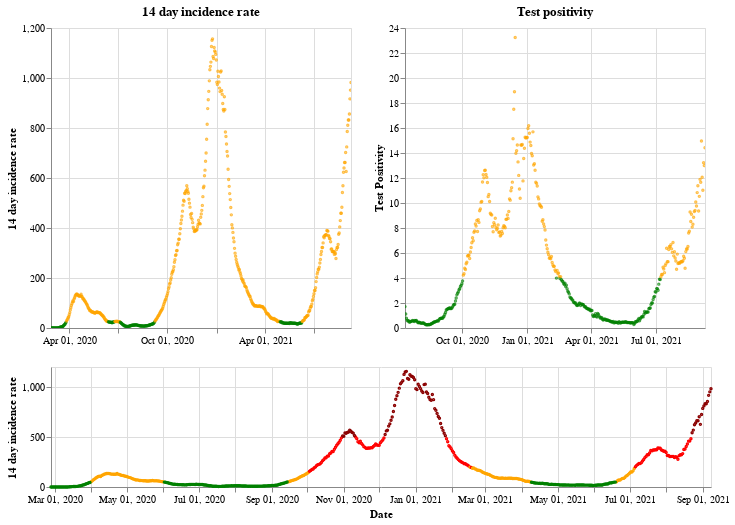

Notebook code for this chart:
### Markdown cell above
## Wales

### Code cell
plot_traffic_light('Wales')

### Figure 1 — Vega-Lite specification as saved in the notebook (floating-point values rounded to 4 significant figures; data arrays with more than 128 entries replaced by an {"elided": "..."} marker saying what was removed)
{"config": {"view": {"continuousWidth": 400, "continuousHeight": 300}}, "vconcat": [{"hconcat": [{"mark": {"type": "point", "size": 2}, "encoding": {"color": {"condition": {"value": "green", "test": "(datum.twoWeeklyCasesRate <= 25)"}, "value": "orange"}, "tooltip": [{"type": "nominal", "field": "areaName"}, {"type": "temporal", "field": "date"}, {"type": "quantitative", "field": "twoWeeklyCasesRate"}, {"type": "quantitative", "field": "testPositivity"}], "x": {"type": "temporal", "axis": {"title": ""}, "field": "date", "scale": {"domain": {"selection": "DateBrush"}}, "timeUnit": "yearmonthdate"}, "y": {"type": "quantitative", "axis": {"title": "14 day incidence rate"}, "field": "twoWeeklyCasesRate"}}, "title": "14 day incidence rate", "width": 300}, {"mark": {"type": "point", "size": 2}, "encoding": {"color": {"condition": {"value": "green", "test": "(datum.testPositivity <= 4)"}, "value": "orange"}, "tooltip": [{"type": "nominal", "field": "areaName"}, {"type": "temporal", "field": "date"}, {"type": "quantitative", "field": "twoWeeklyCasesRate"}, {"type": "quantitative", "field": "testPositivity"}], "x": {"type": "temporal", "axis": {"title": ""}, "field": "date", "scale": {"domain": {"selection": "DateBrush"}}, "timeUnit": "yearmonthdate"}, "y": {"type": "quantitative", "axis": {"title": "Test Positivity"}, "field": "testPositivity"}}, "title": "Test positivity", "width": 300}]}, {"layer": [{"mark": {"type": "point", "size": 2}, "encoding": {"color": {"condition": {"value": "orange", "test": "(((datum.testPositivity < 4) && (datum.twoWeeklyCasesRate >= 50)) && (datum.twoWeeklyCasesRate < 200))"}, "value": "red"}, "opacity": {"condition": {"value": 1, "test": "((datum.twoWeeklyCasesRate >= 50) && (datum.twoWeeklyCasesRate < 500))"}, "value": 0}, "tooltip": [{"type": "nominal", "field": "areaName"}, {"type": "temporal", "field": "date"}, {"type": "quantitative", "field": "twoWeeklyCasesRate"}, {"type": "quantitative", "field": "testPositivity"}], "x": {"type": "temporal", "axis": {"title": "Date"}, "field": "date", "timeUnit": "yearmonthdate"}, "y": {"type": "quantitative", "axis": {"title": "14 day incidence rate"}, "field": "twoWeeklyCasesRate"}}, "selection": {"DateBrush": {"type": "interval", "encodings": ["x"], "fields": ["Time"]}}}, {"mark": {"type": "point", "size": 2}, "encoding": {"color": {"value": "darkred"}, "opacity": {"condition": {"value": 1, "test": "(datum.twoWeeklyCasesRate >= 500)"}, "value": 0}, "tooltip": [{"type": "nominal", "field": "areaName"}, {"type": "temporal", "field": "date"}, {"type": "quantitative", "field": "twoWeeklyCasesRate"}, {"type": "quantitative", "field": "testPositivity"}], "x": {"type": "temporal", "axis": {"title": "Date"}, "field": "date", "timeUnit": "yearmonthdate"}, "y": {"type": "quantitative", "axis": {"title": "14 day incidence rate"}, "field": "twoWeeklyCasesRate"}}}, {"mark": {"type": "point", "size": 2}, "encoding": {"color": {"condition": {"value": "green", "test": "((datum.testPositivity < 4) && (datum.twoWeeklyCasesRate < 50))"}, "value": "orange"}, "opacity": {"condition": {"value": 1, "test": "(datum.twoWeeklyCasesRate < 50)"}, "value": 0}, "tooltip": [{"type": "nominal", "field": "areaName"}, {"type": "temporal", "field": "date"}, {"type": "quantitative", "field": "twoWeeklyCasesRate"}, {"type": "quantitative", "field": "testPositivity"}], "x": {"type": "temporal", "axis": {"title": "Date"}, "field": "date", "timeUnit": "yearmonthdate"}, "y": {"type": "quantitative", "axis": {"title": "14 day incidence rate"}, "field": "twoWeeklyCasesRate"}}}], "height": 120, "width": 660}], "data": {"name": "data-7a16b1924c601e6ec164b134a69cd2d9"}, "$schema": "https://vega.github.io/schema/vega-lite/v4.8.1.json", "datasets": {"data-7a16b1924c601e6ec164b134a69cd2d9": {"elided": "560 records"}}}
